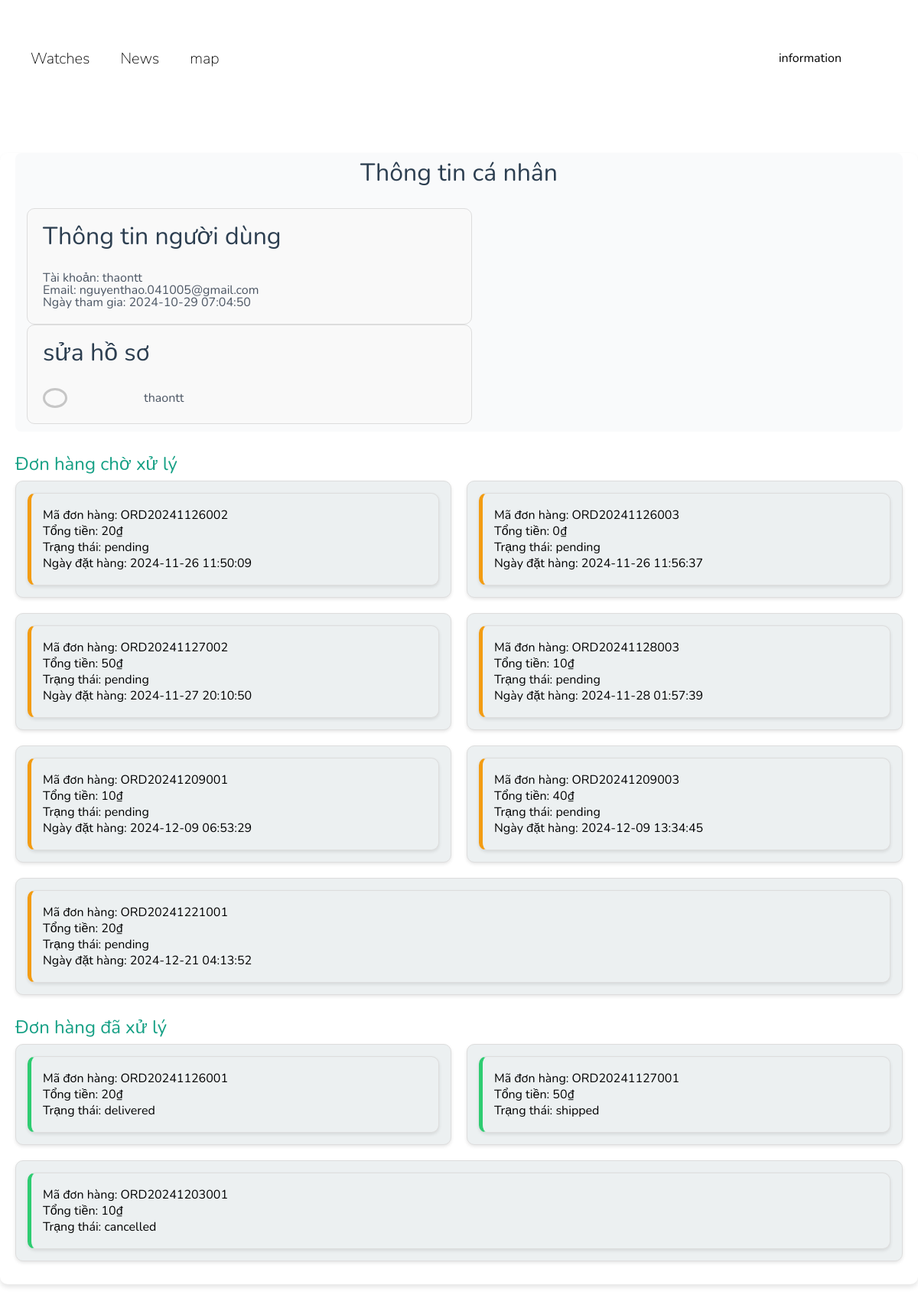
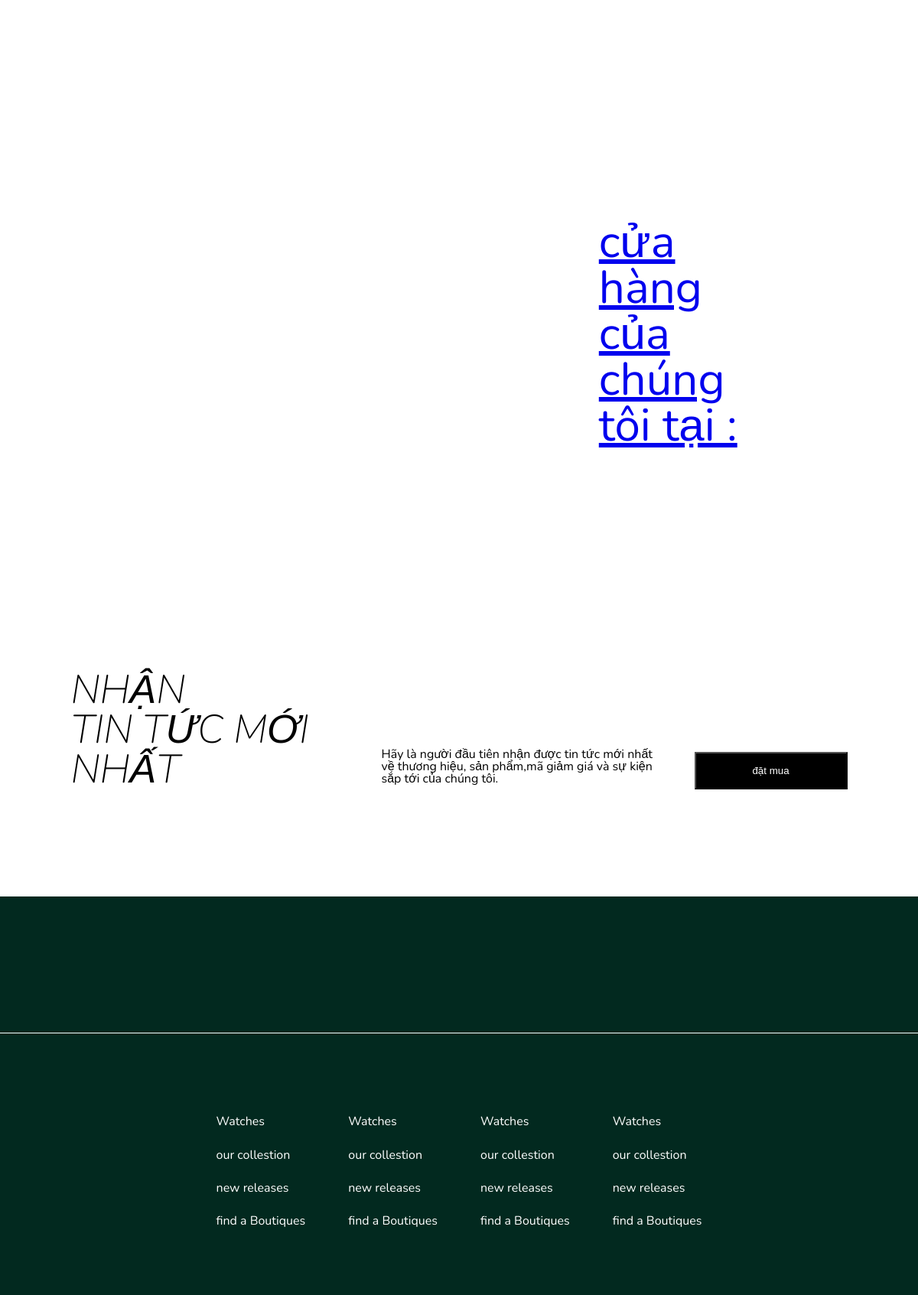
Screenshot of /index.php?danhmuc=information&id=1 (signed in, upper part) with the database file from the repository (2 pictures, top to bottom).
### tables this page shows
CREATE TABLE `users` (
  `id` int(11) NOT NULL,
  `username` varchar(50) NOT NULL,
  `password` varchar(255) NOT NULL,
  `email` varchar(100) NOT NULL,
  `created_at` timestamp NOT NULL DEFAULT current_timestamp(),
  `updated_at` timestamp NOT NULL DEFAULT current_timestamp() ON UPDATE current_timestamp(),
  `reset_token` varchar(300) DEFAULT NULL,
  `token_expiration` datetime DEFAULT NULL,
  `firtlast_Name` varchar(100) NOT NULL,
  `gioi_tinh` enum('nam','nữ','khác') NOT NULL
);

CREATE TABLE `orders` (
  `id_order` int(11) NOT NULL,
  `order_number` varchar(20) NOT NULL,
  `user_id` int(11) NOT NULL,
  `status` enum('pending','shipped','delivered','cancelled') DEFAULT 'pending',
  `created_at` timestamp NOT NULL DEFAULT current_timestamp(),
  `updated_at` timestamp NOT NULL DEFAULT current_timestamp() ON UPDATE current_timestamp(),
  `total_cost` float NOT NULL
);

### class/order.php (called while the page is built, shortened)
<?php
include $_SERVER["DOCUMENT_ROOT"] . "/clock/sql/cn.php";
class Order
{
    public static function lay_order_tu_sql($id_user)
    {
        global $conn;
        $stmt = $conn->prepare("SELECT * FROM orders WHERE user_id = ?");
        $stmt->bind_param("s", $id_user);
        $stmt->execute();
        $result = $stmt->get_result();
        if ($result && $result->num_rows > 0) {
            $arr = [];
            while ($row = $result->fetch_assoc()) {
                $arr[] = $row;
            }
            return $arr;
        } else {
            return [];
        }
    }
}

### pages/main/information.php (the view, shortened to what this page needs)
<?php
$id = $_GET["id"] ?? "";
$id_user = (int) $id;
include $_SERVER["DOCUMENT_ROOT"] . "/clock/admin/class/user.php";
include $_SERVER["DOCUMENT_ROOT"] . "/clock/class/order.php";
$mysql = "SELECT * FROM users WHERE id = " . $id_user;
$result = mysqli_query($conn, $mysql);
$user = mysqli_fetch_assoc($result) ?: [
    'username' => '',
    'email' => '',
    'created_at' => ''
];
$arr_order = $id_user ? Order::lay_order_tu_sql($id_user) : [];
$pending_orders = [];
$completed_orders = [];
if ($id_user) {
    foreach ($arr_order as $order) {
        if ($order['status'] === 'pending') {
            $pending_orders[] = $order;
        } else {
            $completed_orders[] = $order;
        }
    }
}
?>
<div>
    <main class="information">
        <section class="user-info">
            <h1>Thông tin cá nhân</h1>
            <div class="user-card">
                <h1>Thông tin người dùng</h1>
                <p><strong>Tài khoản:</strong> <?= htmlspecialchars($user['username']) ?></p>
                <p><strong>Email:</strong> <?= htmlspecialchars($user['email']) ?></p>
                <p><strong>Ngày tham gia:</strong> <?= htmlspecialchars($user['created_at']) ?></p>
            </div>
            <div class="user-card">
                <h1>sửa hồ sơ</h1>
                <div class="circle_ite">
                    <div class="circle">
                    </div>
                    <p><strong></strong> <?= htmlspecialchars($user['username']) ?></p>
                </div>
            </div>
        </section>
        <section class="orders orders-pending">
            <h2>Đơn hàng chờ xử lý</h2>
            <?php if (!empty($pending_orders)) : ?>
                <div class="order-list">
                    <?php foreach ($pending_orders as $order) : ?>
                        <a class="nm" href="/clock/index.php?danhmuc=watch_order_detail&code=<?= htmlspecialchars($order['order_number']) ?>">
                            <div class="order-card">
                                <p><strong>Mã đơn hàng:</strong> <?= htmlspecialchars($order['order_number']) ?></p>
                                <p><strong>Tổng tiền:</strong> <?= htmlspecialchars($order['total_cost']) ?>₫</p>
                                <p><strong>Trạng thái:</strong> <?= htmlspecialchars($order['status']) ?></p>
                                <p><strong>Ngày đặt hàng:</strong> <?= htmlspecialchars($order['created_at']) ?></p>
                            </div>
                        </a>
                    <?php endforeach; ?>
                </div>
            <?php else : ?>
                <p>Không có đơn hàng đang chờ xử lý.</p>
            <?php endif; ?>
        </section>
        <section class="orders orders-completed">
            <h2>Đơn hàng đã xử lý</h2>
            <?php if (!empty($completed_orders)) : ?>
                <div class="order-list">
                    <?php foreach ($completed_orders as $order) : ?>
                        <a class="nm" href="/clock/index.php?danhmuc=watch_order_detail&code=<?= htmlspecialchars($order['order_number']) ?>">
                            <div class="order-card">
                                <p><strong>Mã đơn hàng:</strong> <?= htmlspecialchars($order['order_number']) ?></p>
                                <p><strong>Tổng tiền:</strong> <?= htmlspecialchars($order['total_cost']) ?>₫</p>
                                <p><strong>Trạng thái:</strong> <?= htmlspecialchars($order['status']) ?></p>
                            </div>
                        </a>
                    <?php endforeach; ?>
                </div>
            <?php else : ?>
                <p>Không có đơn hàng đã xử lý.</p>
            <?php endif; ?>
        </section>
    </main>
</div>

### css/style.css (style rules this page uses)
body { font-family: "Nunito", sans-serif; }
.user-info { background: #f9fafb; padding: 10px 15px; border-radius: 8px; margin-bottom: 20px; color: #4b5563; font-size: 16px; }
.information { max-width: 1200px; margin: 200px auto; padding: 0 20px; background: #fff; border-radius: 10px; box-shadow: 0 4px 6px rgba(0, 0, 0, 0.1); overflow: hidden; }
.user-info { margin-bottom: 30px; text-align: center; }
.user-info h1 { font-size: 2rem; color: #2c3e50; margin-bottom: 30px; }
.user-card { padding: 20px; border: 1px solid #ddd; border-radius: 10px; background: #f9f9f9; max-width: 540px; text-align: left; }
.orders { margin-bottom: 30px; }
.orders h2 { font-size: 1.5rem; color: #16a085; margin-bottom: 10px; text-align: left; }
.order-list { display: flex; flex-wrap: wrap; gap: 20px; }
.order-card { flex: 1 1 calc(33.333% - 20px); background: #ecf0f1; padding: 15px; border-radius: 10px; border: 1px solid #ddd; box-shadow: 0 2px 4px rgba(0, 0, 0, 0.1); transition: transform 0.3s, box-shadow 0.3s; }
.order-card p { margin: 5px 0; }
.orders-pending .order-card { border-left: 5px solid #f39c12; }
.orders-completed .order-card { border-left: 5px solid #2ecc71; }
.circle_ite { display: flex; gap: 100px; align-items: center; }
.circle { padding: 10px 13px; border: 3px solid #c6c6c6; border-radius: 50%; }
.nm { text-decoration: none; color: black; flex: 1 1 calc(33.333% - 20px); background: #ecf0f1; padding: 15px; border-radius: 10px; border: 1px solid #ddd; box-shadow: 0 2px 4px rgba(0, 0, 0, 0.1); transition: transform 0.3s, box-shadow 0.3s; }

### rows the page displays
users: username "thaontt", email "nguyenthao.041005@gmail.com", created_at "2024-10-29 07:04:50"
orders: order_number "ORD20241126002", total_cost "20", status "pending", created_at "2024-11-26 11:50:09"
orders: order_number "ORD20241126003", total_cost "0", status "pending", created_at "2024-11-26 11:56:37"
orders: order_number "ORD20241127002", total_cost "50", status "pending", created_at "2024-11-27 20:10:50"
orders: order_number "ORD20241128003", total_cost "10", status "pending", created_at "2024-11-28 01:57:39"
orders: order_number "ORD20241209001", total_cost "10", status "pending", created_at "2024-12-09 06:53:29"
orders: order_number "ORD20241209003", total_cost "40", status "pending", created_at "2024-12-09 13:34:45"
orders: order_number "ORD20241221001", total_cost "20", status "pending", created_at "2024-12-21 04:13:52"
orders: order_number "ORD20241126001", total_cost "20", status "delivered"
orders: order_number "ORD20241127001", total_cost "50", status "shipped"
orders: order_number "ORD20241203001", total_cost "10", status "cancelled"
